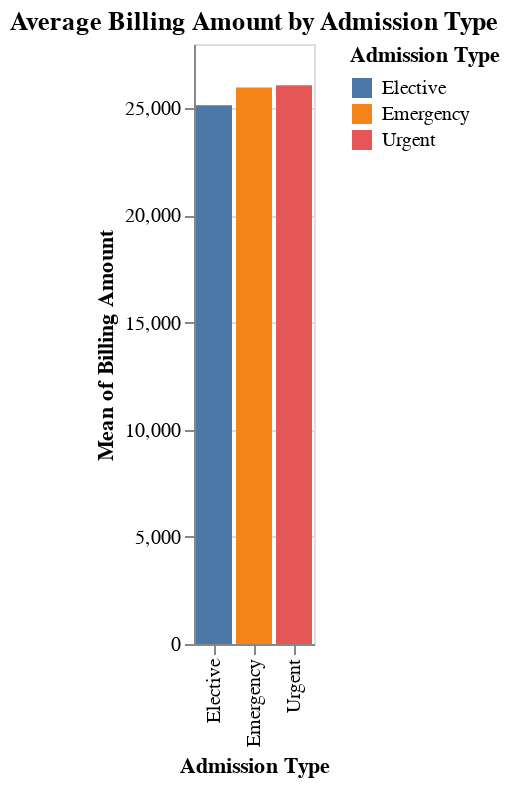

Notebook code for this chart:
### Markdown cell above
# COMPARATIVE CHART (Using Altair)  
### Avg Billing by Admission Type

### Code cell
# 🎯 COMPARATIVE Chart using Altair
chart = alt.Chart(df).mark_bar().encode(
    x='Admission Type:N',
    y='mean(Billing Amount):Q',
    color='Admission Type:N'
).properties(title='Average Billing Amount by Admission Type')
chart.show()

### Figure 1 — Vega-Lite specification as saved in the notebook (floating-point values rounded to 4 significant figures; data arrays with more than 128 entries replaced by an {"elided": "..."} marker saying what was removed)
{"config": {"view": {"continuousWidth": 300, "continuousHeight": 300}}, "data": {"name": "data-36ca209bc326f8e10092c71ea1811770"}, "mark": {"type": "bar"}, "encoding": {"color": {"field": "Admission Type", "type": "nominal"}, "x": {"field": "Admission Type", "type": "nominal"}, "y": {"aggregate": "mean", "field": "Billing Amount", "type": "quantitative"}}, "title": "Average Billing Amount by Admission Type", "$schema": "https://vega.github.io/schema/vega-lite/v5.20.1.json", "datasets": {"data-36ca209bc326f8e10092c71ea1811770": {"elided": "1000 records"}}}
